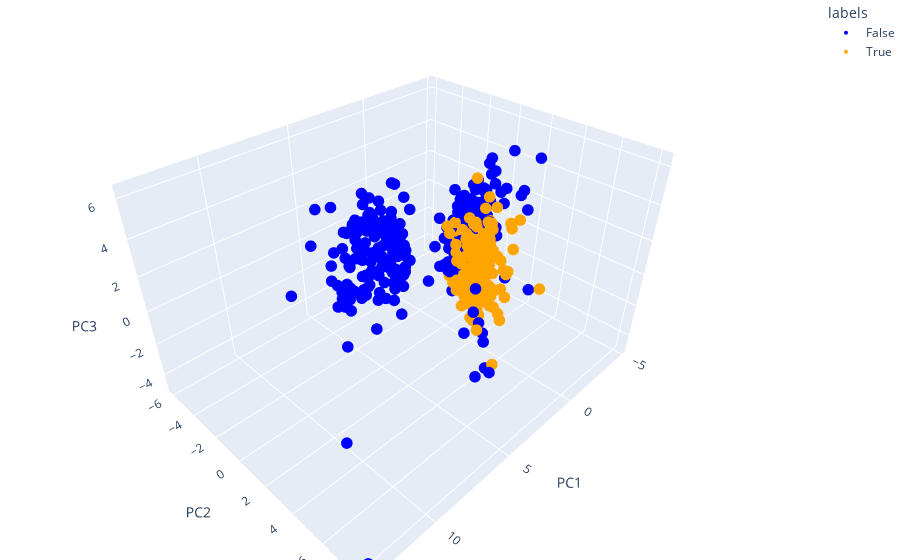

This figure's notebook cell:
### Code cell
import plotly.express as px

fig = px.scatter_3d(principalDf, x='PC1', y='PC2', z='PC3', color='labels',color_discrete_sequence=["blue", "orange"])
#               color='petal_length', size='petal_length', size_max=18,
#               symbol='species', opacity=0.7)

# tight layout

fig.update_traces(marker=dict(size=4),
                  selector=dict(mode='markers'))

fig.update_layout(margin=dict(l=0, r=0, b=0, t=0))

### Figure 1 — Plotly figure (JSON) as saved in the notebook; plotly's stock layout.template omitted (floating-point values rounded to 4 significant figures; data arrays with more than 128 entries replaced by an {"elided": "..."} marker saying what was removed)
{"data": [{"hovertemplate": "labels=False<br>PC1=%{x}<br>PC2=%{y}<br>PC3=%{z}<extra></extra>", "legendgroup": "False", "marker": {"color": "blue", "size": 4, "symbol": "circle"}, "mode": "markers", "name": "False", "scene": "scene", "showlegend": true, "type": "scatter3d", "x": {"elided": "334 float values"}, "y": {"elided": "334 float values"}, "z": {"elided": "334 float values"}}, {"hovertemplate": "labels=True<br>PC1=%{x}<br>PC2=%{y}<br>PC3=%{z}<extra></extra>", "legendgroup": "True", "marker": {"color": "orange", "size": 4, "symbol": "circle"}, "mode": "markers", "name": "True", "scene": "scene", "showlegend": true, "type": "scatter3d", "x": {"elided": "220 float values"}, "y": {"elided": "220 float values"}, "z": {"elided": "220 float values"}}], "layout": {"legend": {"title": {"text": "labels"}, "tracegroupgap": 0}, "margin": {"b": 0, "l": 0, "r": 0, "t": 0}, "scene": {"domain": {"x": [0, 1], "y": [0, 1]}, "xaxis": {"title": {"text": "PC1"}}, "yaxis": {"title": {"text": "PC2"}}, "zaxis": {"title": {"text": "PC3"}}}}}
